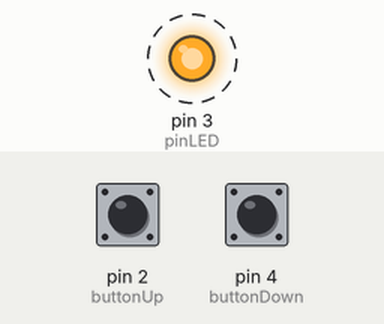
Bench run of a sketch on a simulated Arduino Uno, built with avr-gcc and run on an emulated ATmega328P. On the bench: output pins drawn as LEDs (lit = HIGH). Dashed ring = blinking. The test bench sets the inputs (shaded band); at power-on: pin 2 (buttonUp) HIGH, pin 4 (buttonDown) HIGH.

Above: at 1.25 s.
1.3 s: pin 2 (buttonUp) pulled LOW for 1 s
4.3 s: pin 4 (buttonDown) pulled LOW for 0.25 s
At 5.4 s:
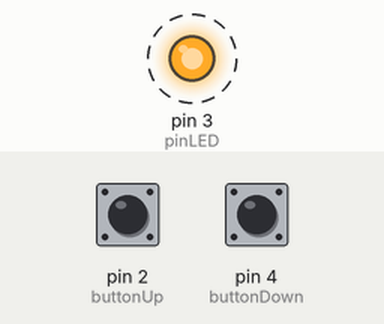
7.3 s: pin 2 (buttonUp) pulled LOW for 0.25 s
At 8.1 s:
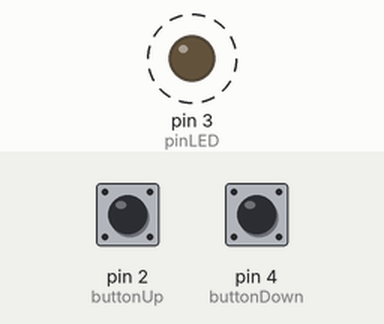
9.0 s: pin 4 (buttonDown) pulled LOW for 1 s
Timing chart, 0 to 13.0 s (numbered marks = the images above; inputs shaded):
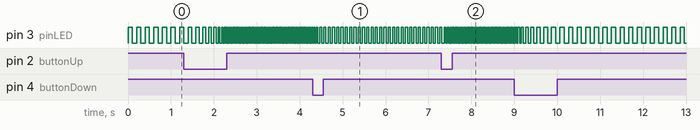

Measured:
- after the input at 4.3 s, pin 3 (pinLED): alternates HIGH for 0.05 s and LOW for 0.05 s, starting after 0.12 s
- after the input at 7.3 s, pin 3 (pinLED): alternates HIGH for 0.02 s and LOW for 0.02 s, starting after 0.17 s
- by itself, pin 3 (pinLED): repeats every 0.18 s: HIGH 0.09 s, LOW 0.09 s

The sketch:

siren.ino
```cpp
/* Blinks an LED at pin 3 and speeds up or down
 *  the blinking depending on input from two
 *  buttons at pins 2 and 4
 */

 const int buttonUp = 2;
 const int buttonDown = 4;
 const int pinLED = 3;
 int del = 100; // for delay from 20 to 100

 void setup() {
  // put your setup code here, to run once:
  pinMode(buttonUp, INPUT);
  pinMode(buttonDown, INPUT);
  pinMode(pinLED, OUTPUT);
  digitalWrite(buttonUp, HIGH); // sets pull up resistor
  digitalWrite(buttonDown, HIGH); //sets pull up resistor
}

void loop() {
  // put your main code here, to run repeatedly:
  // check which button is pressed and up or down the
  // delay accrdingly in increments of 10 msec
  if(digitalRead(buttonUp) == LOW){
    del -= 10;
  }
  else if (digitalRead(buttonDown) == LOW){
    del += 10;
  }

  // constrain the delay between 20 and 100
  del = constrain(del, 20, 100);

  // blink the LED at computed delay
  digitalWrite(pinLED, HIGH);
  delay(del);
  digitalWrite(pinLED, LOW);
  delay(del);
}
```
